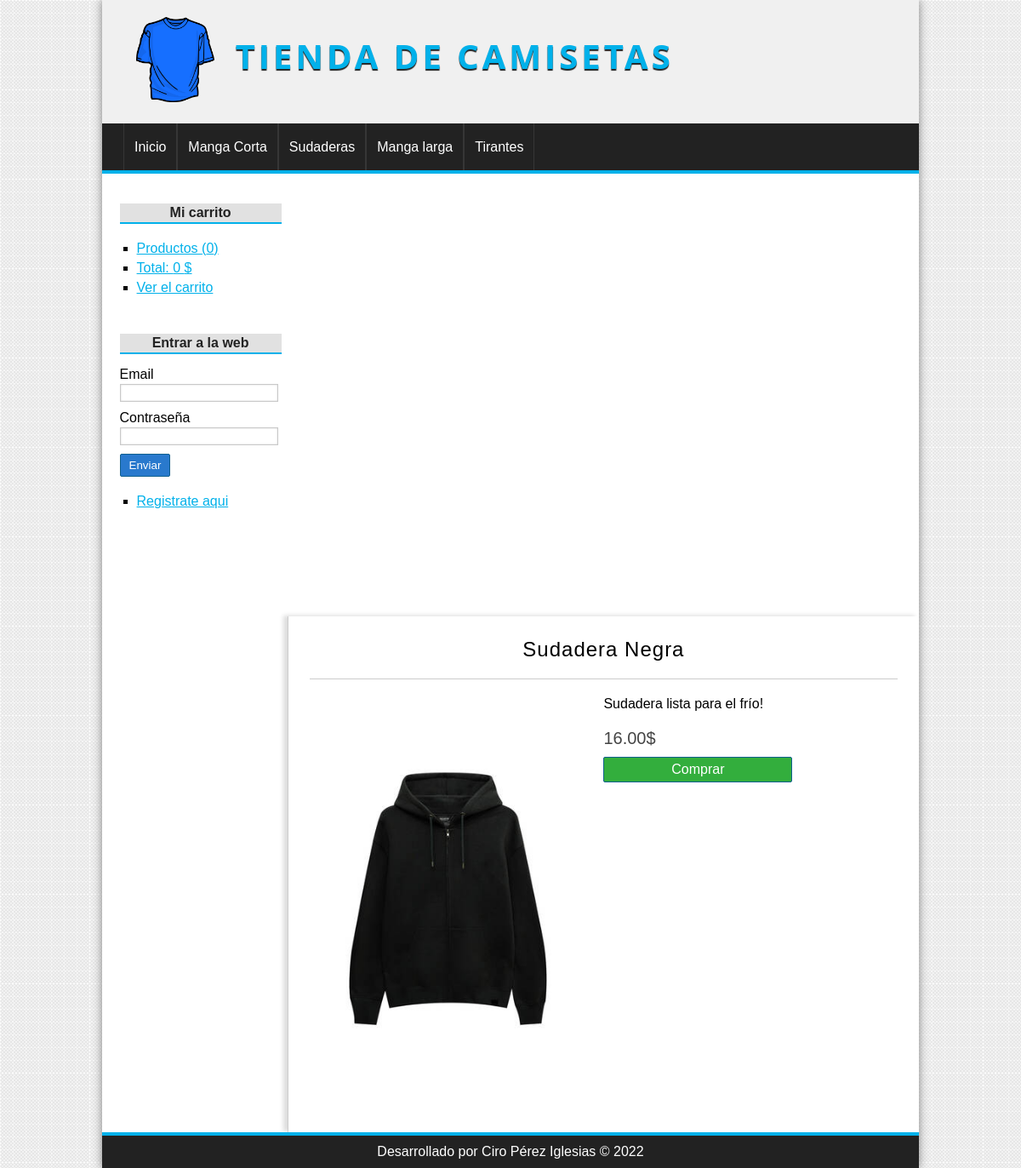
Screenshot of /producto/ver&id=3 with the database file from the repository.
### tables this page shows
CREATE TABLE `categorias` (
  `id` int(255) NOT NULL,
  `nombre` varchar(100) NOT NULL
);

CREATE TABLE `productos` (
  `id` int(255) NOT NULL,
  `categoria_id` int(255) NOT NULL,
  `nombre` varchar(100) NOT NULL,
  `descripcion` text DEFAULT NULL,
  `precio` float(100,2) NOT NULL,
  `stock` int(255) NOT NULL,
  `oferta` varchar(2) DEFAULT NULL,
  `fecha` date NOT NULL,
  `imagen` varchar(255) DEFAULT NULL
);

### config/db.php (called while the page is built)
<?php
class Database{
	public static function connect(){
		$db = new mysqli('localhost', 'root', '', 'tienda_master');
		$db->query("SET NAMES 'utf8'");
		return $db;
	}
}

### helpers/utils.php (called while the page is built, shortened)
<?php
class Utils{
	public static function showCategorias(){
		require_once 'models/categoria.php';
		$categoria = new Categoria();
		$categorias = $categoria->getAll();
		return $categorias;
	}
}

### models/categoria.php (called while the page is built, shortened)
<?php
class Categoria{
	private $db;
	public function __construct() {
		$this->db = Database::connect();
	}
	public function getAll(){
		$categorias = $this->db->query("SELECT * FROM categorias ORDER BY id DESC;");
		return $categorias;
	}
}

### controllers/ProductoController.php (called while the page is built, shortened)
<?php
require_once 'models/producto.php';
class productoController{
	public function ver(){
		if(isset($_GET['id'])){
			$id = $_GET['id'];
			$producto = new Producto();
			$producto->setId($id);
			$product = $producto->getOne();
		}
		require_once 'views/producto/ver.php';
	}
}

### models/producto.php (called while the page is built, shortened)
<?php
class Producto{
	private $id;
	private $db;
	public function __construct() {
		$this->db = Database::connect();
	}
	function getId() {
		return $this->id;
	}
	function setId($id) {
		$this->id = $id;
	}
	public function getOne(){
		$producto = $this->db->query("SELECT * FROM productos WHERE id = {$this->getId()}");
		return $producto->fetch_object();
	}
}

### views/producto/ver.php (the view)
<?php if (isset($product)): ?>
	<h1><?= $product->nombre ?></h1>
	<div id="detail-product">
		<div class="image">
			<?php if ($product->imagen != null): ?>
				<img src="<?= base_url ?>uploads/images/<?= $product->imagen ?>" />
			<?php else: ?>
				<img src="<?= base_url ?>assets/img/camiseta.png" />
			<?php endif; ?>
		</div>
		<div class="data">
			<p class="description"><?= $product->descripcion ?></p>
			<p class="price"><?= $product->precio ?>$</p>
			<a href="<?=base_url?>carrito/add&id=<?=$product->id?>" class="button">Comprar</a>
		</div>
	</div>
<?php else: ?>
	<h1>El producto no existe</h1>
<?php endif; ?>

### views/layout/header.php (shortened to what this page needs)
<!DOCTYPE HTML>
<html lang="es">
	<head>
		<link rel="stylesheet" href="<?=base_url?>assets/css/styles.css" />
	</head>
	<body>
		<div id="container">
			<header id="header">
				<div id="logo">
					<img src="<?=base_url?>assets/img/camiseta.png" alt="Camiseta Logo" />
					<a href="<?=base_url?>">
						Tienda de camisetas
					</a>
				</div>
			</header>
			<?php $categorias = Utils::showCategorias(); ?>
			<nav id="menu">
				<ul>
					<li>
						<a href="<?=base_url?>">Inicio</a>
					</li>
					<?php while($cat = $categorias->fetch_object()): ?>
						<li>
							<a href="<?=base_url?>categoria/ver&id=<?=$cat->id?>"><?=$cat->nombre?></a>
						</li>
					<?php endwhile; ?>
				</ul>
			</nav>
			<div id="content">

### assets/css/styles.css (style rules this page uses)
* { padding: 0px; margin: 0px; font-family: sans-serif, Helvetica, Arial; }
body { background: url(../img/bg.png); }
a { color: #01B1EA; }
#container { width: 80%; margin: 0px auto; box-shadow: 0px 0px 10px gray; background: white; }
#header { height: 145px; background: #F0F0F0; }
#logo { padding: 20px; margin-left: 20px; float:left; }
#logo img { float:left; height: 100px; }
#logo a { float:left; font-size: 40px; letter-spacing: 4px; font-family: 'Open Sans', Helvetica, Arial; text-transform: uppercase; color: #01B1EA; font-weight: bold; text-decoration: none; margin-top: 18px; margin-left: 25px; text-shadow: 0px 2px 1px #222222; transition: all 300ms; }
#menu { clear:both; background: #222; color: white; height: 55px; border-bottom: 4px solid #01B1EA; }
#menu ul { list-style: none; text-decoration: none; margin: 0px auto; margin-left: 25px; }
#menu ul li { line-height: 55px; float:left; border-right: 1px solid #363636; }
#menu a { display: block; color: white; text-decoration: none; padding-left: 12px; padding-right: 12px; transition: all 300ms; }
#menu a:first-child { border-left: 1px solid #363636; }
#content { margin: 0px auto; overflow: hidden; background: white; }
input[type="button"], input[type="submit"], button, .button { display: block; border-radius: 2px; width: auto; padding: 5px; padding-left: 10px; padding-right: 10px; color: white; background: #2979CD; border: 1px solid #11608E; cursor:pointer; }
.button { background: #33AE3D; color: white !important; text-decoration: none; }
#central h1 { font-size: 24px; font-weight: normal; letter-spacing: 1px; text-align: center; border-bottom: 1px solid #ccc; margin-bottom: 20px; padding: 20px; padding-top: 0px; }
#detail-product { width: 100%; }
#detail-product .image { display: block; width: 47%; float:left; }
#detail-product img { display: block; width: 100%; float:left; }
#detail-product .data { width: 50%; float:right; }
#detail-product .description { margin-bottom: 20px; }
#detail-product .price { margin-bottom: 10px; font-size: 20px; color: #444; }
#detail-product .button { width: 200px; text-align: center; }

### rows the page displays
categorias: nombre "Manga Corta"
categorias: nombre "Sudaderas"
categorias: nombre "Manga larga"
categorias: nombre "Tirantes"
productos: nombre "Sudadera Negra", imagen (picture), descripcion "Sudadera lista para el frío!", precio "16.00"

### other values shown
$stats['count'] "0"
$stats['total'] "0"
